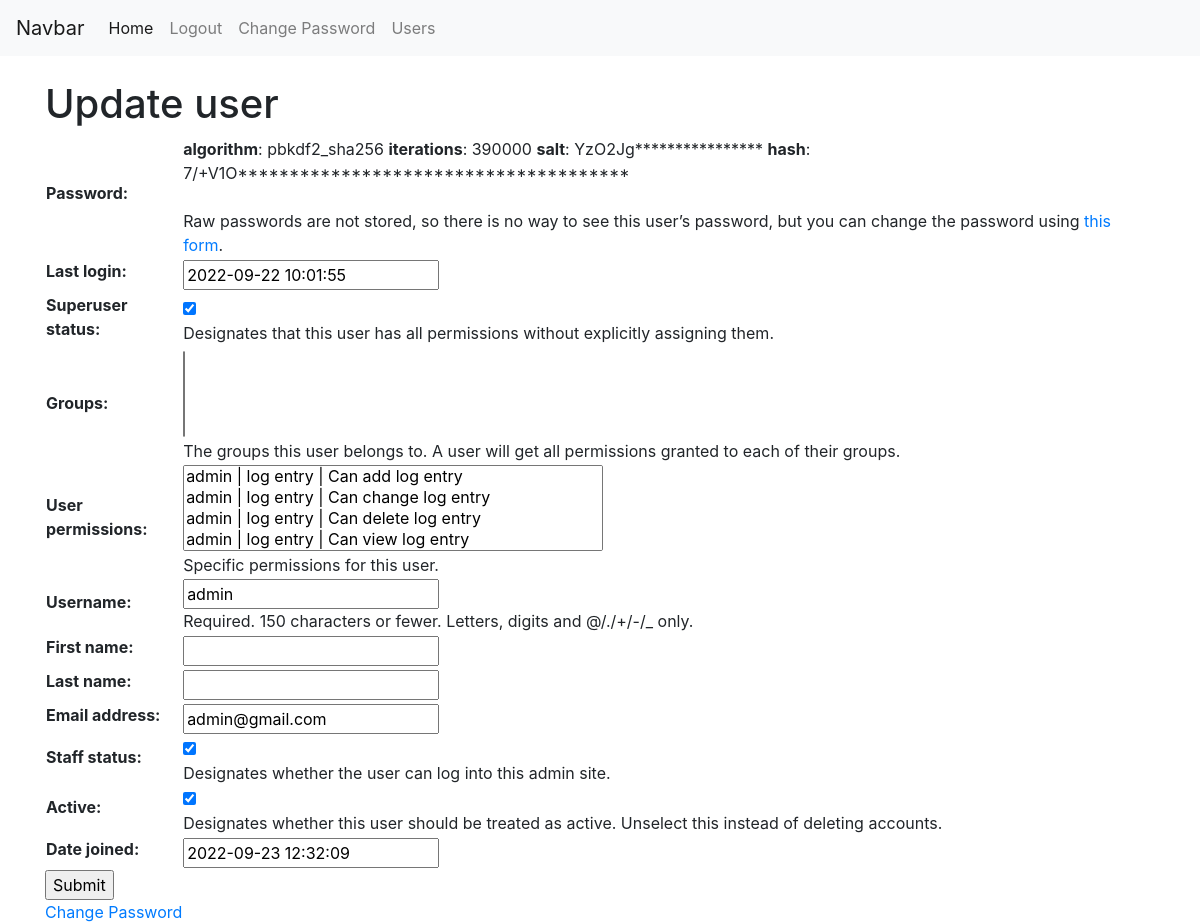
The app's page /app1/user_update/ (signed in), older data.
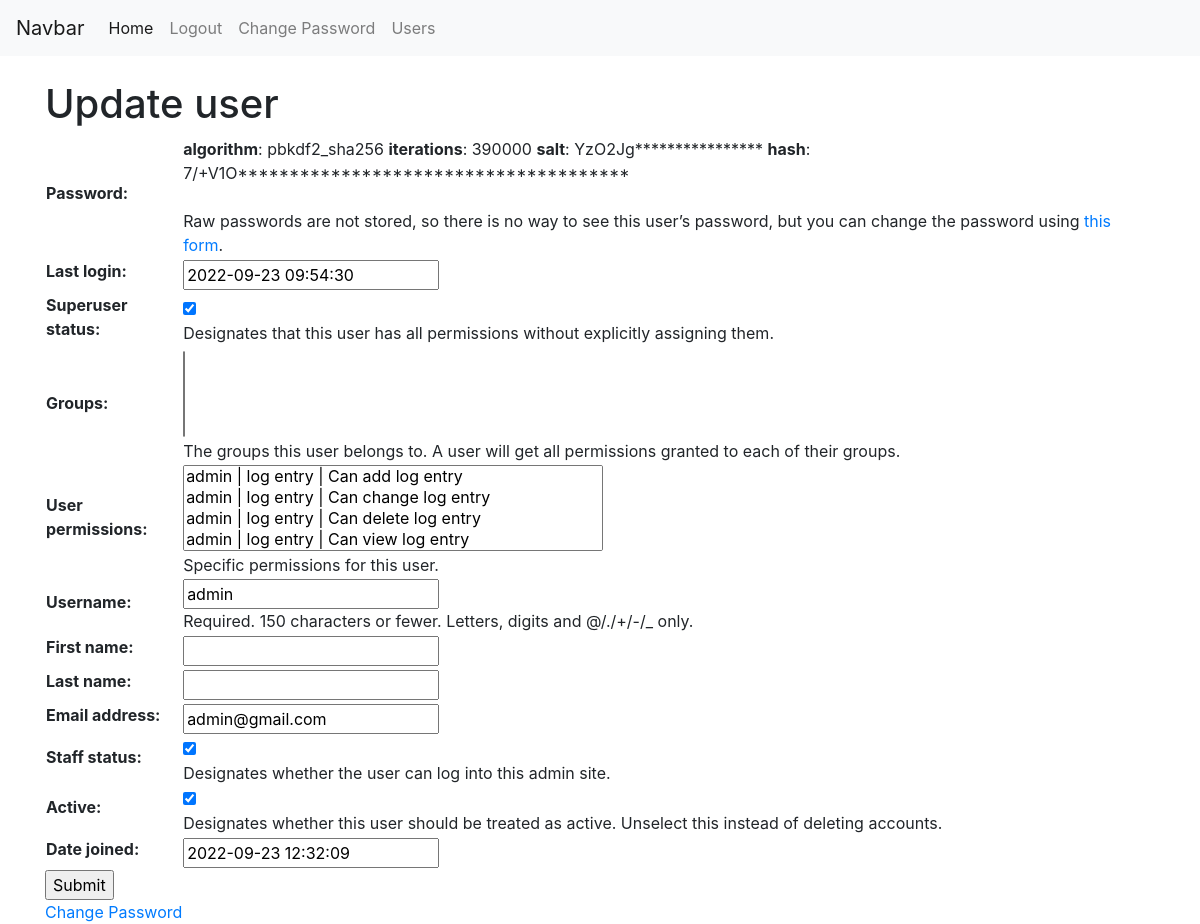
The same page, newer data.
### app1/models.py (models this page shows)
class MyUser(AbstractBaseUser,PermissionsMixin):
    username = models.CharField(verbose_name='Username',max_length=40, unique=True)
    email = models.EmailField(verbose_name='Email ID',max_length=40,unique=True)
    fname = models.CharField(max_length=40)
    lname = models.CharField(max_length=40)
    is_active = models.BooleanField(default=True)
    is_admin = models.BooleanField(default=False)
    is_staff = models.BooleanField(default=False)
    is_superuser = models.BooleanField(default=False)
    USERNAME_FIELD = 'username'
    REQUIRED_FIELDS = ['email']
    objects = MyUserManager()

### app1/views.py (the view)
# urls.py: path('user_update/',UserUpdate.as_view(),name='user_update'),
class UserUpdate(UpdateView):
    form_class = UserChangeForm
    template_name = 'user_update.html'
    success_url = reverse_lazy('index')
    def get_object(self):
        return self.request.user

### app1/templates/user_update.html (shortened to what this page needs)
{% extends 'base.html' %}
{% block content %}
<div class="container">
    <h1>Update user</h1>
    <form action="" method="post" novalidate>
        <table>
            {{form}}
        </table>
        <input type="submit">
    </form>
    <a href="{% url 'change_password' %}"> Change Password </a>
</div>
    {% endblock %}

### app1/templates/base.html (shortened to what this page needs)
<!doctype html>
<html lang="en">
  <head>
    <link rel="stylesheet" href="https://cdn.jsdelivr.net/npm/bootstrap@4.3.1/dist/css/bootstrap.min.css">
  </head>
  <body>
    <nav class="navbar navbar-expand-lg navbar-light bg-light">
        <a class="navbar-brand" href="#">Navbar</a>
        <div class="collapse navbar-collapse" id="navbarNav">
          <ul class="navbar-nav">
            <li class="nav-item active">
              <a class="nav-link" href="/app1">Home <span class="sr-only">(current)</span></a>
            </li>
            {% if user.is_authenticated %}
            <li class="nav-item">
              <a class="nav-link" href="{% url 'logout' %}">Logout</a>
            </li>
            <li class="nav-item">
                <a class="nav-link" href="{% url 'change_password' %}" tabindex="-1" >Change Password</a>
              </li>
            <li class="nav-item">
                <a class="nav-link" href="{% url 'users' %}" tabindex="-1" >Users</a>
            </li>
            {% endif %}
          </ul>
        </div>
      </nav>
    <br>
    {% block content %}
    {% endblock %}
  </body>
</html>

Row changes from the older to the newer data that the page shows:
changed MyUser "admin": last_login "2022-09-22 10:01:55" → "2022-09-23 09:54:30"
